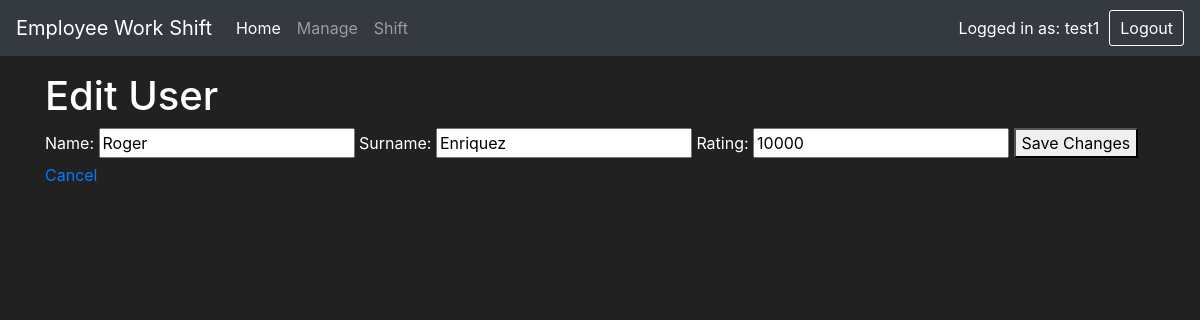
The page /admin_edit/9 (signed in) on the database its author committed.
### main.py (models this page shows, shortened)
class User(UserMixin, db.Model):
    id = db.Column(db.Integer, primary_key=True)
    user_id = db.Column(db.String(20), unique=True, nullable=False)
    user_password = db.Column(db.String(100), nullable=False)
    name = db.Column(db.String(100), nullable=False)
    surname = db.Column(db.String(100), nullable=False)
    rating = db.Column(db.Integer, nullable=False)
    profile_photo = db.Column(db.String(200), nullable=True)

### main.py (the view)
@app.route('/admin_edit/<int:user_id>', methods=['GET', 'POST'])
@login_required
def admin_edit(user_id):
    user = User.query.get(user_id)
    if request.method == 'POST':
        user.name = request.form['name']
        user.surname = request.form['surname']
        user.rating = request.form['rating']
        db.session.commit()
        return redirect(url_for('admin_manage'))
    return render_template('admin_edit.html', user=user)

### main.py (called while the page is built)
@login_manager.user_loader
def loader_user(user_id):
    return User.query.get(int(user_id))

@app.context_processor
def inject_current_date():
    now = datetime.now()
    return {'current_year': now.year, 'current_month': now.month}

@app.context_processor
def inject_date():
    now = datetime.now()
    return {'year': now.year, 'month': now.month}

### templates/admin_edit.html (shortened to what this page needs)
{% extends 'base_admin.html' %}
{% block content %}
    <h1>Edit User</h1>
    <form method="POST">
        <label for="name">Name:</label>
        <input type="text" id="name" name="name" value="{{ user.name }}" required>
        <label for="surname">Surname:</label>
        <input type="text" id="surname" name="surname" value="{{ user.surname }}" required>
        <label for="rating">Rating:</label>
        <input type="number" id="rating" name="rating" value="{{ user.rating }}" required>
        <button type="submit">Save Changes</button>
    </form>
    <a href="{{ url_for('admin_manage') }}">Cancel</a>
{% endblock %}

### templates/base_admin.html (shortened to what this page needs)
<!doctype html>
<html lang="en">
   <head>
      <link rel="stylesheet" href="https://cdn.jsdelivr.net/npm/bootstrap@4.5.3/dist/css/bootstrap.min.css">
   </head>
   <body>
      <nav class="navbar navbar-expand-md navbar-dark bg-dark">
         <a class="navbar-brand" href="#">Employee Work Shift</a>
         <div class="collapse navbar-collapse" id="navbarNav">
            <ul class="navbar-nav mr-auto">
              <li class="nav-item active">
                <a class="nav-link" href="{{ url_for('admin_main') }}">Home <span class="sr-only">(current)</span></a>
            </li>
            <li class="nav-item">
                <a class="nav-link" href="{{ url_for('admin_manage') }}">Manage</a>
            </li>
            <li class="nav-item">
                <a class="nav-link" href="{{ url_for('admin_shift_selection', year=year, month=month) }}">Shift</a>
            </li>
            </ul>
            <ul class="navbar-nav">
               {% if current_user.is_authenticated %}
               <li class="nav-item">
                  <div class="user-box">
                     <span>Logged in as: {{ current_user.user_id }}</span>
                     <a href="{{ url_for('logout') }}" class="logout-btn">Logout</a>
                  </div>
               </li>
               {% endif %}
            </ul>
         </div>
      </nav>
      <div class="container mt-3">
         {% block content %}
         {% endblock %}
      </div>
   </body>
</html>

### templates/base_admin.html (style rules this page uses)
body { background-color: #212121; color: white; }
.user-box { display: flex; align-items: center; gap: 10px; color: white; }
.logout-btn { color: white; text-decoration: none; padding: 5px 10px; border: 1px solid white; border-radius: 3px; }

### rows shown on the page
User: user_id "test1"
User: name "Roger", surname "Enriquez", rating "10000"
